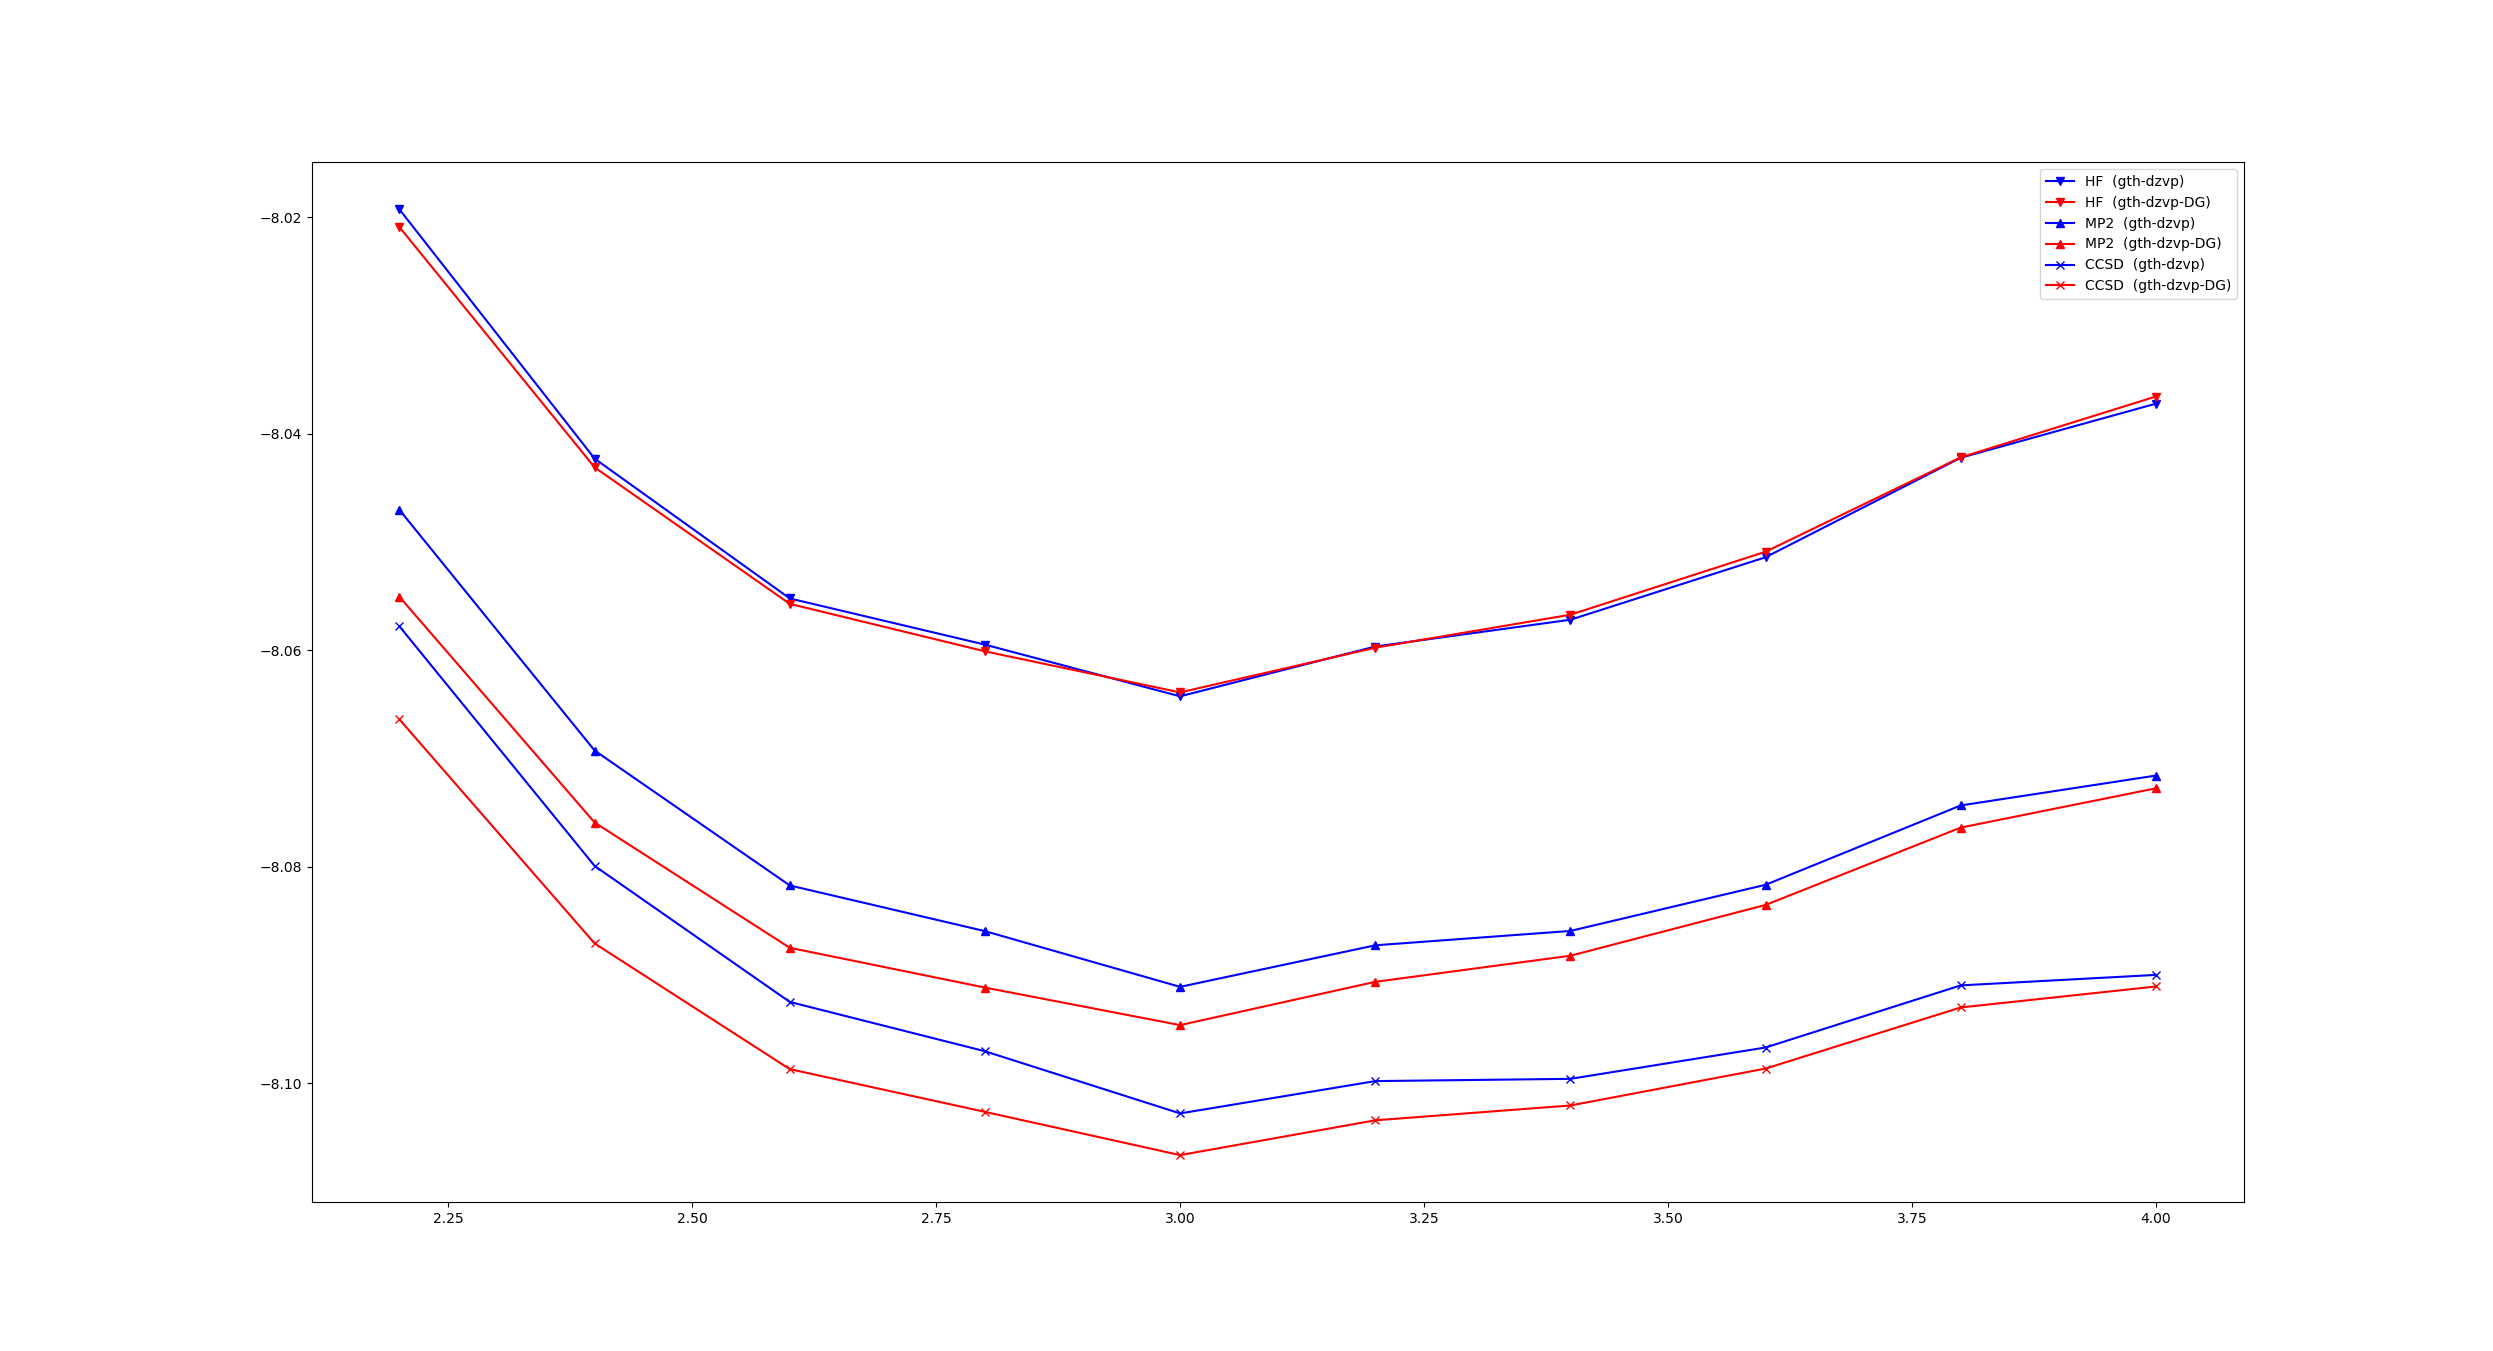

The Python source for this figure:
import sys
sys.path.append('../../src')

import matplotlib
import matplotlib.pyplot as plt
import dg_model_ham as dg
import numpy as np
from numpy import linalg as la
from scipy.linalg import block_diag
import scipy

import pyscf
from pyscf import lib
from pyscf.pbc import dft as dft
from pyscf.pbc import gto, scf, mp, cc
from pyscf.pbc.gto import pseudo
from pyscf.pbc.df import FFTDF
from pyscf.pbc import tools
from pyscf import ao2mo
from sys import exit
import time


if __name__ == '__main__':

    start_pes = time.time()

    dgrid = [4]*3
    bonds = np.array([[22e-1], [24e-1], [26e-1], [28e-1], [30e-1], [32e-1], [34e-1], [36e-1], [38e-1], [40e-1]])
    bonds_max = np.max(bonds)
    offset = np.array([10., 6., 6.])
    X = np.array([int(np.ceil(offset[0] + bonds_max)), offset[1], offset[2]])

    cell = gto.Cell()
    cell.a = [[X[0],0.,0.],[0.,X[1],0],[0,0,X[2]]]
    cell.unit = 'B'
    cell.verbose = 3
    cell.basis = 'gth-dzvp'
    cell.pseudo = 'gth-pade'
    cell.mesh = np.array([int(d * x) for d, x in zip(dgrid, X)])

    mfe = np.zeros(len(bonds))
    emp = np.zeros(len(bonds))
    ecc = np.zeros(len(bonds))
    
    mfe_dg = np.zeros(len(bonds))
    emp_dg = np.zeros(len(bonds))
    ecc_dg = np.zeros(len(bonds))

    for i, bd in enumerate(bonds):
        # atom position in z-direction
        Z = (X[0]-np.sum(bd))/2.0 + np.append( 0, np.cumsum(bd))

        cell.atom = [['Li', (Z[0], X[1]/2, X[2]/2)],
                     ['H' , (Z[1], X[1]/2, X[2]/2)]]

        cell.build()

        print("Computing LiH: ",cell.atom)
        print()

        # DG calculations
        print("Creating  " + cell.basis +  "-DG Hamiltonian ...")
        start_dg = time.time()
        cell_dg  = dg.dg_model_ham(cell) 
        end_dg   = time.time() 
        print("Done! Elapsed time: ", end_dg - start_dg, "sec.")
        print()

        #exit()

        # HF
        print("Computing HF in " + cell.basis +  "-DG basis ...")
        start_hf = time.time()
        mfe_dg[i] = cell_dg.run_RHF()
        end_hf   = time.time()
        print("Done! Elapsed time: ", end_hf - start_hf, "sec.")
        print()

        # MP2
        print("Computing MP2 in " + cell.basis +  "-DG basis ...")
        start_mp = time.time()
        emp_dg[i], _ = cell_dg.run_MP2()
        end_mp   = time.time()
        print("Done! Elapsed time: ", end_mp - start_mp, "sec.")
        print()

        # CCSD
        print("Computing CCSD in " + cell.basis +  "-DG basis ...")
        start_cc = time.time()    
        ecc_dg[i], _ = cell_dg.run_CC()
        end_cc   = time.time()
        print("Done! Elapsed time: ", end_cc - start_cc, "sec.")
        print()


        # Comparing to PySCF:
        print("Comparing to PySCF:")
        # HF
        print("Computing HF in " + cell.basis +  " basis ...")
        start_hf = time.time()
        mf = scf.RHF(cell, exxdiv='ewald') # madelung correction
        mf.kernel()
        mfe[i] = mf.e_tot
        end_hf   = time.time()
        print("Done! Elapsed time: ", end_hf - start_hf, "sec.")
        print()

        # MP2
        print("Computing MP2 in " + cell.basis +  " basis ...")
        start_mp = time.time()
        emp[i], _ = mp.MP2(mf).kernel()
        end_mp   = time.time()
        print("Done! Elapsed time: ", end_mp - start_mp, "sec.")
        print()

        # CCSD
        print("Computing CCSD in " + cell.basis +  " basis ...")
        start_cc = time.time()
        cc_builtin = cc.CCSD(mf)
        cc_builtin.kernel()
        ecc[i] = cc_builtin.e_corr
        end_cc   = time.time()
        print("Done! Elapsed time: ", end_cc - start_cc, "sec.")
        print()

    end_pes = time.time()
    print("Elapsed time: ", end_pes - start_pes, "sec.")


    print("Meanfield results:")
    print("Builtin: ",mfe)
    print("DG: ", mfe_dg)
    print()
    print("MP2 correlation energy:")
    print("Builtin: ",emp)
    print("DG: ",emp_dg)
    print()
    print("CCSD correlation energy:")
    print("Builtin: ",ecc)
    print("DG: ",ecc_dg)

    np.savetxt('Energies.txt',(mfe,emp,ecc,mfe_dg,emp_dg,ecc_dg))


    bonds_plt = [bd[0] for bd in bonds]
    plt.plot(bonds_plt, mfe   , 'b-v', label =  'HF  (' + cell.basis + ')')
    plt.plot(bonds_plt, mfe_dg, 'r-v', label =  'HF  (' + cell.basis + '-DG)')

    plt.plot(bonds_plt, mfe + emp      , 'b-^', label =  'MP2  (' + cell.basis + ')')
    plt.plot(bonds_plt, mfe_dg + emp_dg, 'r-^', label =  'MP2  (' + cell.basis + '-DG)')

    plt.plot(bonds_plt, mfe + ecc      , 'b-x', label =  'CCSD  (' + cell.basis + ')')
    plt.plot(bonds_plt, mfe_dg + ecc_dg, 'r-x', label =  'CCSD  (' + cell.basis + '-DG)')
    plt.legend()
    plt.show()
